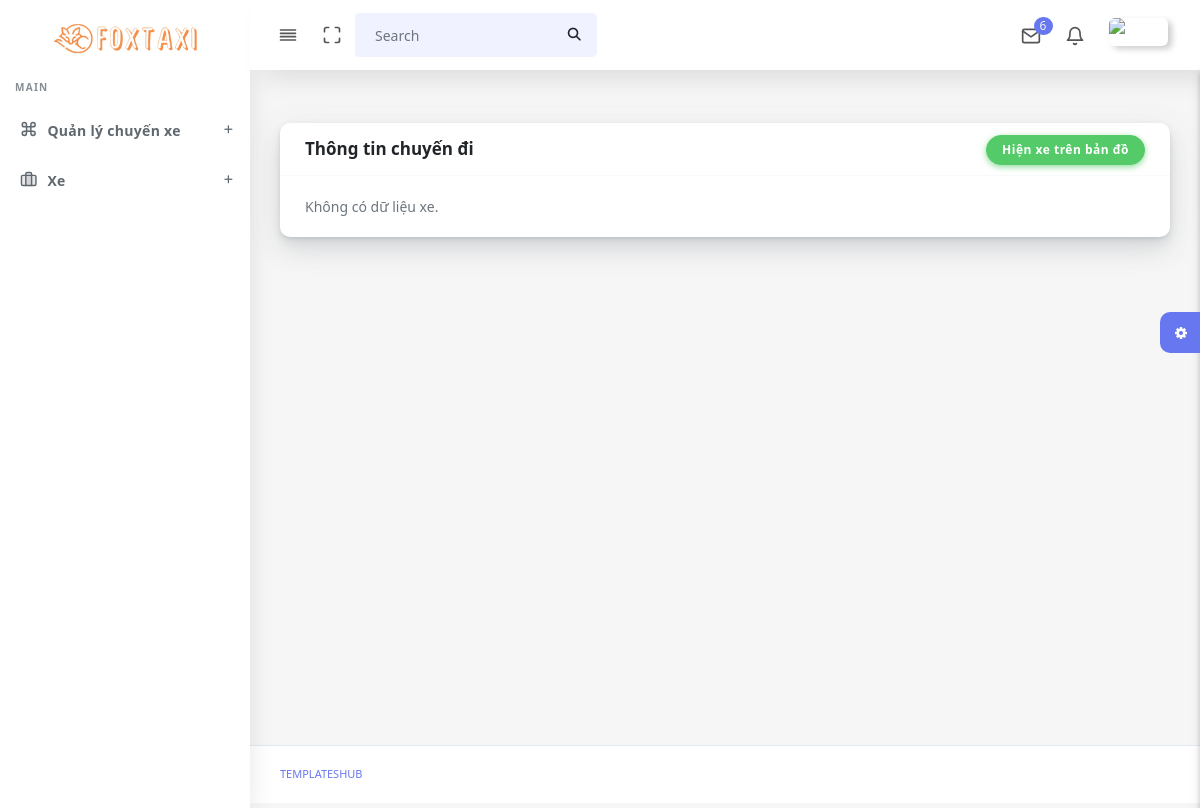
Before: /taixe/xacnhanchuyendi.php (signed in) with the older database file.
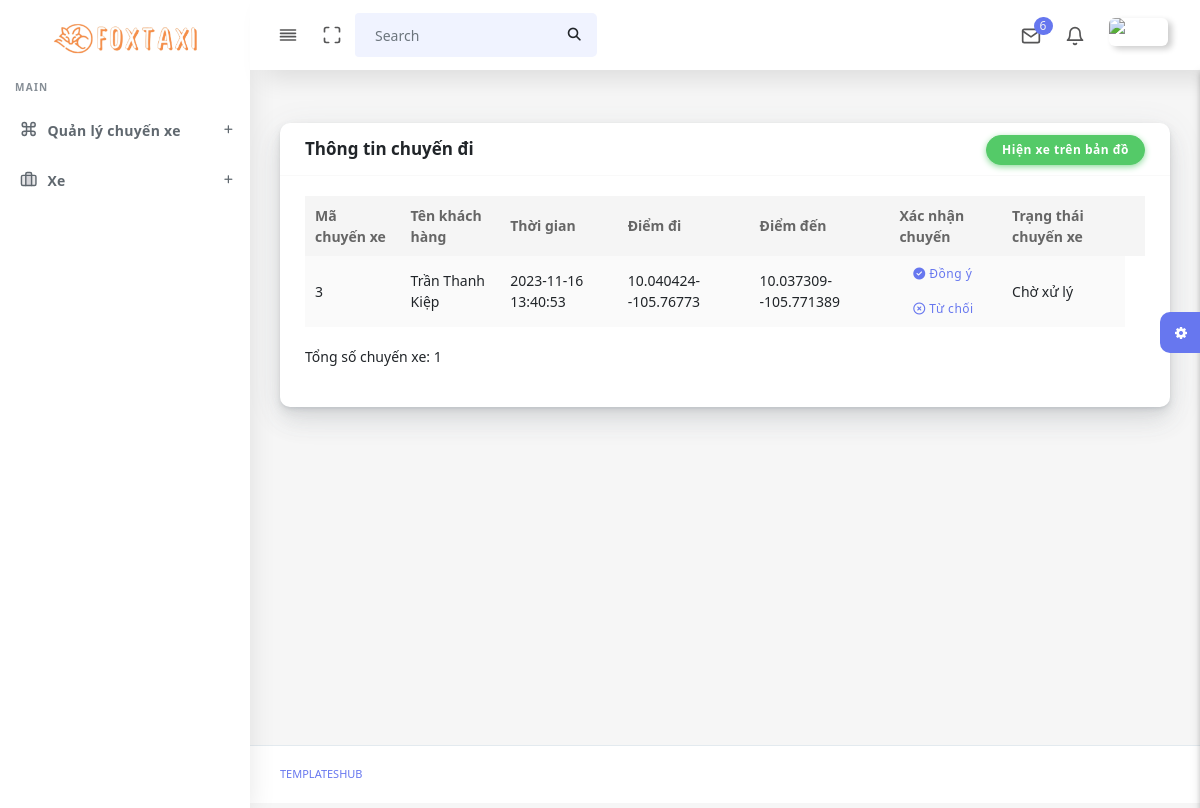
After: the same page with the newer database file.
### tables this page shows
CREATE TABLE `chuyenxe` (
  `CX_MA` int(11) NOT NULL,
  `KH_MA` int(11) NOT NULL,
  `TX_MA` int(11) NOT NULL,
  `TD_DATE` datetime NOT NULL,
  `CX_SOKM` float NOT NULL,
  `CX_THANHTIEN` float(8,2) NOT NULL,
  `CX_TDDIEMDI_X` text NOT NULL,
  `CX_TDDIEMDI_Y` text NOT NULL,
  `CX_TDDIEMDEN_X` text NOT NULL,
  `CX_TDDIEMDEN_Y` text NOT NULL,
  `CX_TRANGTHAI` int(1) DEFAULT 0
);

CREATE TABLE `khachhang` (
  `KH_MA` int(11) NOT NULL,
  `QH_MA` int(11) NOT NULL,
  `KH_TEN` varchar(50) NOT NULL,
  `KH_SDT` varchar(10) NOT NULL,
  `KH_EMAIL` varchar(30) NOT NULL,
  `KH_USERNAME` varchar(30) NOT NULL,
  `KH_PASSWORD` varchar(100) NOT NULL,
  `KH_GIOITINH` tinyint(1) NOT NULL
);

### taixe/xacnhanchuyendi.php (the view, shortened to what this page needs)
<!DOCTYPE html>
<html lang="en">
<?php
  include("connect.php");
  include('head.php');
?>
<body>
  <div id="app">
    <div class="main-wrapper main-wrapper-1">
      <div class="navbar-bg"></div>
      <?php
        include('navbar.php');
        include('sidebar.php');
      ?>
      <div class="main-content">
        <section class="section">
          <div class="section-body">
            <div class="row">
            <div class="col-12">
        <div class="card">
            <div class="card-header" style="display: flex; flex-direction: row; justify-content: space-between;">
                <h4>Thông tin chuyến đi</h4>
                <a href="hiendanhsachxetrenbando.php"><button class="btn btn-success" >Hiện xe trên bản đồ</button></a>
            </div>
            <div class="card-body">
                <div class="table-responsive">
                  <?php
                  $sql = "SELECT chuyenxe.*, khachhang.*, taixe.*
                          FROM chuyenxe
                          INNER JOIN khachhang ON chuyenxe.KH_MA = khachhang.KH_MA
                          INNER JOIN taixe ON chuyenxe.TX_MA = taixe.TX_MA
                          WHERE CX_TRANGTHAI = '0' AND TX_USERNAME = '".$_SESSION["username"]."'";
                  $result = $conn->query($sql);
            if ($result->num_rows > 0) {
                echo '<table class="table table-striped table-hover" id="tableExport" style="width:100%;">';
                echo '<thead>';
                echo '<tr>';
                echo '<th>Mã chuyến xe</th>';
                echo '<th>Tên khách hàng</th>';
                echo '<th>Thời gian</th>';
                echo '<th>Điểm đi</th>';
                echo '<th>Điểm đến</th>';
                echo '<th>Xác nhận chuyến</th>';
                echo '<th>Trạng thái chuyến xe</th>';
                echo '<th></th>';
                echo '</tr>';
                echo '</thead>';
                echo '<tbody>';
                $totalXe = 0;
                while ($row = $result->fetch_assoc()) {
                  echo "<tr>
                          <td>" . $row["CX_MA"] . "</td>
                          <td>" . $row["KH_TEN"] . "</td>
                          <td>" . $row["TD_DATE"] . "</td>
                          <td>" . $row["CX_TDDIEMDI_X"] ."--". $row["CX_TDDIEMDI_Y"] . "</td>
                          <td>" . $row["CX_TDDIEMDEN_X"] ."--". $row["CX_TDDIEMDEN_Y"] . "</td>
                          <td>
                              <form action='' method='post'>
                                  <input type='hidden' name='dongycxid' value='" . $row["CX_MA"] . "'>
                                  <button class='btn btn-link' type='submit'><i class='fa-solid fa-circle-check'></i> Đồng ý</button>
                              </form>
                              <form action='' method='post'>
                                  <input type='hidden' name='tuchoicxid' value='" . $row["CX_MA"] . "'>
                                  <button class='btn btn-link' type='submit'><i class='fa-regular fa-circle-xmark'></i> Từ chối</button>
                              </form>
                          </td>
                          <td>";
                  if ($row["CX_TRANGTHAI"] == 0) {
                      echo "Chờ xử lý";
                  } elseif ($row["CX_TRANGTHAI"] == 1) {
                      echo "Đang thực hiện";
                  } elseif ($row["CX_TRANGTHAI"] == 2) {
                      echo "Đã từ chối";
                  } elseif ($row["CX_TRANGTHAI"] == 3) {
                      echo "Đã hoàn thành";
                  }
                  echo "</td>
                        </tr>";
                  $totalXe++;
              }
              echo '</tbody>';
              echo '</table>';
              echo "<p>Tổng số chuyến xe: $totalXe</p>";
          } else {
              echo "Không có dữ liệu xe.";
          }
          ?>
                </div>
            </div>
        </div>
    </div>
            </div>
          </div>
        </section>
        <div class="settingSidebar">
          <a href="javascript:void(0)" class="settingPanelToggle"> <i class="fa fa-spin fa-cog"></i>
          </a>
        </div>
      </div>
      <footer class="main-footer">
        <div class="footer-left">
          <a href="templateshub.net">Templateshub</a></a>
        </div>
      </footer>
    </div>
  </div>
</body>
</html>

Changed rows visible on the page:
now on this page (row edited): chuyenxe: CX_MA "3", KH_MA.KH_TEN "Trần Thanh Kiệp", TD_DATE "2023-11-16 13:40:53", CX_TDDIEMDI_X "10.040424", CX_TDDIEMDI_Y "105.76773", CX_TDDIEMDEN_X "10.037309", CX_TDDIEMDEN_Y "105.771389", CX_TRANGTHAI "Chờ xử lý"
Other visible differences:
$totalXe: (not shown) → "1"
text no longer shown: "Không có dữ liệu xe."
text now shown: "Mã chuyến xe Tên khách hàng Thời gian Điểm đi Điểm đến Xác nhận chuyến Trạng thái chuyến xe Tổng số chuyến xe:"
